Frame 1 (no input): blank canvas, image omitted
Frame 60 (no input): blank canvas, image omitted
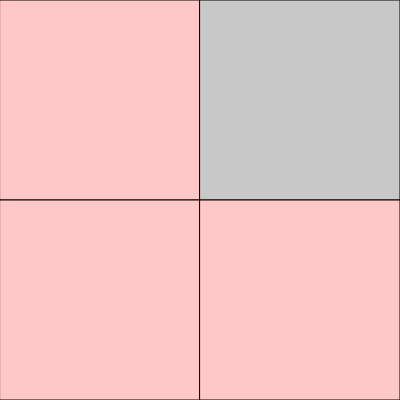
Frame 120 (the mouse pressed at the canvas centre since frame 60)

The p5.js sketch whose frames 1 and 60 were blank and that drew this single picture after the mouse press (run headless with seeded random() and noise() and a simulated clock; from frame 60 on, the mouse is pressed at the canvas centre):

// p5.js sketch
// ── sketch.js

let r = 255;
let g = 255;
let b = 255;


function setup() {
  createCanvas(400, 400);

}

function draw() {
  background(0);


  if (mouseX,mouseY) {
      r = (255);
      g = (255);
      b = (255);


if (mouseX < 400 & mouseY < 400){
rect(0,0,200,200);
fill(r,g,b, mouseX,mouseY);
}
if (mouseX < 400 & mouseY < 400){
rect(200,0,200,200);
fill(b, mouseX,mouseY);
}

if (mouseX < 400 & mouseY < 400){
rect(0,200,200,200);
fill(r, mouseX,mouseY);
}
if (mouseX < 400 & mouseY < 400){
rect(200,200,200,200);
fill(g, mouseX,mouseY);
}

  }

}
